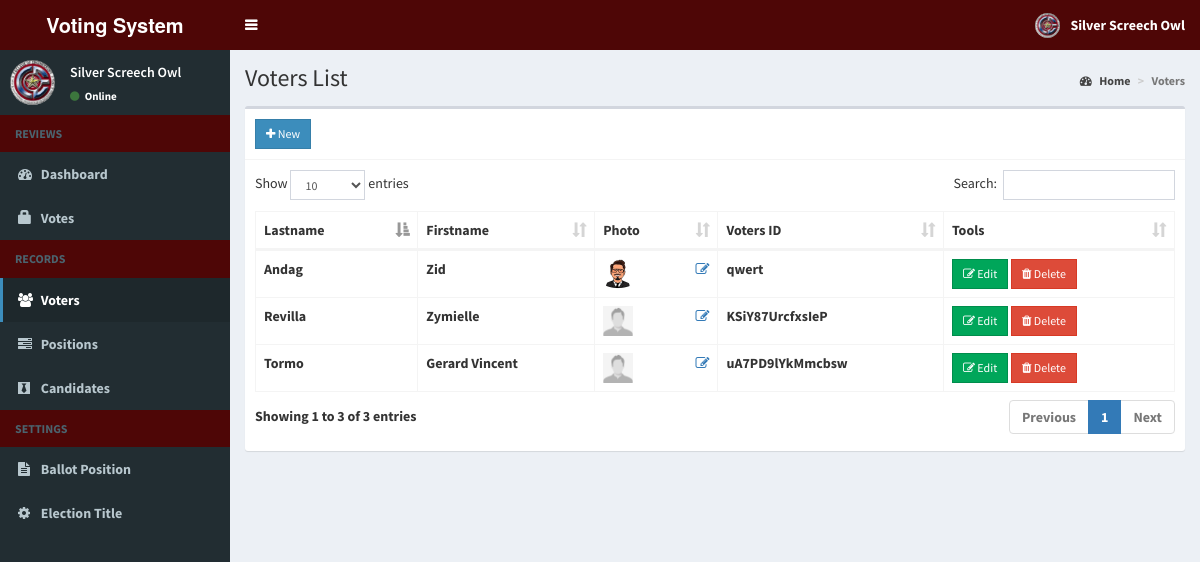
Page /votesystem/admin/voters.php (signed in) on the committed database.
### tables this page shows
CREATE TABLE `voters` (
  `id` int(11) NOT NULL AUTO_INCREMENT,
  `voters_id` varchar(15) NOT NULL,
  `password` varchar(60) NOT NULL,
  `firstname` varchar(30) NOT NULL,
  `lastname` varchar(30) NOT NULL,
  `photo` varchar(150) NOT NULL,
  `isChangePass` int(7) NOT NULL,
  PRIMARY KEY (`id`)
);

### votesystem/admin/includes/session.php (called while the page is built, shortened)
<?php
	include 'includes/conn.php';
	$sql = "SELECT * FROM admin WHERE id = '".$_SESSION['admin']."'";
	$query = $conn->query($sql);
	$user = $query->fetch_assoc();
?>

### votesystem/admin/voters.php (the view, shortened to what this page needs)
<?php include 'includes/session.php'; ?>
<?php include 'includes/header.php'; ?>
<body class="hold-transition skin-blue sidebar-mini">
<div class="wrapper">
  <?php include 'includes/navbar.php'; ?>
  <?php include 'includes/menubar.php'; ?>
  <div class="content-wrapper">
    <section class="content-header">
      <h1>
        Voters List
      </h1>
      <ol class="breadcrumb">
        <li><a href="#"><i class="fa fa-dashboard"></i> Home</a></li>
        <li class="active">Voters</li>
      </ol>
    </section>
    <section class="content">
      <div class="row">
        <div class="col-xs-12">
          <div class="box">
            <div class="box-header with-border">
              <a href="#addnew" data-toggle="modal" class="btn btn-primary btn-sm btn-flat"><i class="fa fa-plus"></i> New</a>
            </div>
            <div class="box-body">
              <table id="example1" class="table table-bordered">
                <thead>
                  <th>Lastname</th>
                  <th>Firstname</th>
                  <th>Photo</th>
                  <th>Voters ID</th>
                  <th>Tools</th>
                </thead>
                <tbody>
                  <?php
                    $sql = "SELECT * FROM voters";
                    $query = $conn->query($sql);
                    while($row = $query->fetch_assoc()){
                      $image = (!empty($row['photo'])) ? '../images/'.$row['photo'] : '../images/profile.jpg';
                      echo "
                        <tr>
                          <td>".$row['lastname']."</td>
                          <td>".$row['firstname']."</td>
                          <td>
                            <img src='".$image."' width='30px' height='30px'>
                            <a href='#edit_photo' data-toggle='modal' class='pull-right photo' data-id='".$row['id']."'><span class='fa fa-edit'></span></a>
                          </td>
                          <td>".$row['voters_id']."</td>
                          <td>
                            <button class='btn btn-success btn-sm edit btn-flat' data-id='".$row['id']."'><i class='fa fa-edit'></i> Edit</button>
                            <button class='btn btn-danger btn-sm delete btn-flat' data-id='".$row['id']."'><i class='fa fa-trash'></i> Delete</button>
                          </td>
                        </tr>
                      ";
                    }
                  ?>
                </tbody>
              </table>
            </div>
          </div>
        </div>
      </div>
    </section>
  </div>
</div>
</body>
</html>

### votesystem/admin/includes/navbar.php (shortened to what this page needs)
<header class="main-header">
  <a href="home.php" class="logo">
    <span class="logo-lg"><b>Voting System </span>
  </a>
  <nav class="navbar navbar-static-top">
    <a href="#" class="sidebar-toggle" data-toggle="push-menu" role="button">
    </a>
    <div class="navbar-custom-menu">
      <ul class="nav navbar-nav">
        <li class="dropdown user user-menu">
          <a href="#" class="dropdown-toggle" data-toggle="dropdown">
            <img src="<?php echo (!empty($user['photo'])) ? '../images/'.$user['photo'] : '../images/profile.jpg'; ?>" class="user-image" alt="User Image">
            <span class="hidden-xs"><?php echo $user['firstname'].' '.$user['lastname']; ?></span>
          </a>
        </li>
      </ul>
    </div>
  </nav>
</header>

### votesystem/admin/includes/menubar.php (shortened to what this page needs)
<aside class="main-sidebar">
  <section class="sidebar">
    <div class="user-panel">
      <div class="pull-left image">
        <img src="<?php echo (!empty($user['photo'])) ? '../images/'.$user['photo'] : '../images/profile.jpg'; ?>" class="img-circle" alt="User Image">
      </div>
      <div class="pull-left info">
        <p><?php echo $user['firstname'].' '.$user['lastname']; ?></p>
        <a><i class="fa fa-circle text-success"></i> Online</a>
      </div>
    </div>
    <ul class="sidebar-menu" data-widget="tree">
      <li class="header">REVIEWS</li>
      <li class=""><a href="home.php"><i class="fa fa-dashboard"></i> <span>Dashboard</span></a></li>
      <li class=""><a href="votes.php"><i class="glyphicon glyphicon-lock"></i> <span>Votes</span></a></li>
      <li class="header">RECORDS</li>
      <li class=""><a href="voters.php"><i class="fa fa-users"></i> <span>Voters</span></a></li>
      <li class=""><a href="positions.php"><i class="fa fa-tasks"></i> <span>Positions</span></a></li>
      <li class=""><a href="candidates.php"><i class="fa fa-black-tie"></i> <span>Candidates</span></a></li>
      <li class="header">SETTINGS</li>
      <li class=""><a href="ballot.php"><i class="fa fa-file-text"></i> <span>Ballot Position</span></a></li>
      <li class=""><a href="#config" data-toggle="modal"><i class="fa fa-cog"></i> <span>Election Title</span></a></li>
    </ul>
  </section>
</aside>

### rows in the picture
voters: lastname "Tormo", firstname "Gerard Vincent", voters "uA7PD9lYkMmcbsw"
voters: lastname "Revilla", firstname "Zymielle", voters "KSiY87UrcfxsIeP"
voters: lastname "Andag", firstname "Zid", photo (picture), voters "qwert"

### other values in the picture
$user['firstname'] "Silver"
$user['lastname'] "Screech Owl"
